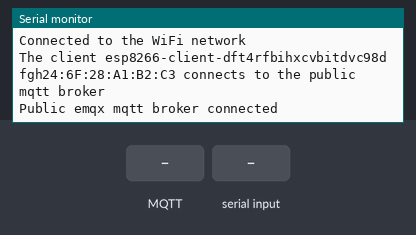
The sketch below on a simulated ESP8266 (NodeMCU). Parts: the last lines printed to the serial monitor. The test bench sets the inputs (shaded band). WiFi joins after 1.5 s; servers stay silent unless stated; no MQTT or app messages arrive unless stated.

Above: at 2.7 s.
2.8 s: MQTT message "1" arrives on the first subscribed topic
At 3.4 s:
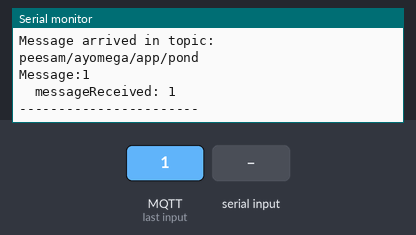
4.3 s: "1\n" received over the second serial link
At 5.5 s:
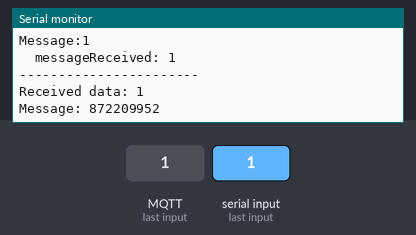
5.8 s: MQTT message "on" arrives on the first subscribed topic
At 6.8 s:
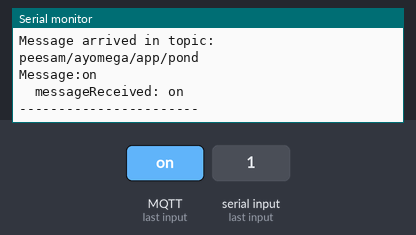
7.3 s: MQTT message "off" arrives on the first subscribed topic
At 8.0 s:
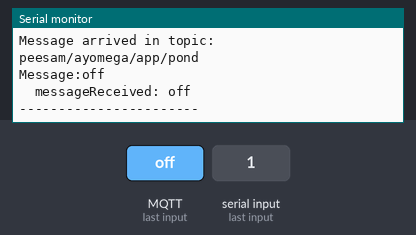
8.8 s: "0\n" received over the second serial link
At 10.3 s:
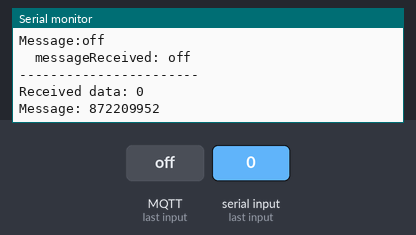

Measured:
- after the input at 2.8 s, the serial monitor: prints a new line at once (image 1)
- after the input at 4.3 s, the serial monitor: prints a new line at once (image 2)
- after the input at 5.8 s, the serial monitor: prints a new line at once (image 3)
- after the input at 7.3 s, the serial monitor: prints a new line at once (image 4)
- after the input at 8.8 s, the serial monitor: prints a new line at once (image 5)

The sketch:

Peesam_pond_gateway.ino
```cpp
#include <ESP8266WiFi.h>
#include <PubSubClient.h>
#include <SoftwareSerial.h>

// WiFi
const char *ssid = "Hello_";         // Enter your WiFi name
const char *password = "987654321";  // Enter WiFi password

SoftwareSerial mySerial(D5, D6);  // RX, TX

// MQTT Broker
const char *mqtt_broker = "broker.emqx.io";
const char *pubTopic = "peesam/ayomega/pond/app";
const char *subTopic = "peesam/ayomega/app/pond";
const char *mqtt_username = "emqx";
const char *mqtt_password = "public";
const int mqtt_port = 1883;

WiFiClient espClient;
PubSubClient client(espClient);

unsigned long previousMillis = 0;
const long interval = 5000;

void callback(char *topic, byte *payload, unsigned int length) {
  Serial.print("Message arrived in topic: ");
  Serial.println(topic);
  String messageReceived;
  Serial.print("Message:");
  for (int i = 0; i < length; i++) {
    Serial.print((char)payload[i]);
    messageReceived += String((char)payload[i]);
  }
  Serial.print("\n\tmessageReceived: ");
  Serial.println(messageReceived);
  // Send data to Nano
  mySerial.println(messageReceived);
  Serial.println("-----------------------");
}

void setup() {
  // Set software serial baud to 115200;
  Serial.begin(115200);
  mySerial.begin(9600);
  // connecting to a WiFi network
  WiFi.begin(ssid, password);
  while (WiFi.status() != WL_CONNECTED) {
    delay(500);
    Serial.println("Connecting to WiFi..");
  }
  Serial.println("Connected to the WiFi network");
  //connecting to a mqtt broker
  client.setServer(mqtt_broker, mqtt_port);
  client.setCallback(callback);

  while (!client.connected()) {
    String client_id = "esp8266-client-dft4rfbihxcvbitdvc98dfgh";
    client_id += String(WiFi.macAddress());
    Serial.printf("The client %s connects to the public mqtt broker\n", client_id.c_str());
    if (client.connect(client_id.c_str(), mqtt_username, mqtt_password)) {
      Serial.println("Public emqx mqtt broker connected");
    } else {
      Serial.print("failed with state ");
      Serial.print(client.state());
      delay(2000);
    }
  }
  client.subscribe(subTopic);
}

void loop() {
  client.loop();
  unsigned long currentMillis = millis();

  if (mySerial.available() > 0) {
    String data = mySerial.readStringUntil('\n');  // Read the data until newline character '\n'

    Serial.print("Received data: ");
    Serial.println(data);

    // Publish an MQTT message
    Serial.printf("Message: %d \n", data);
    client.publish(pubTopic, data.c_str());
  }
}
```
